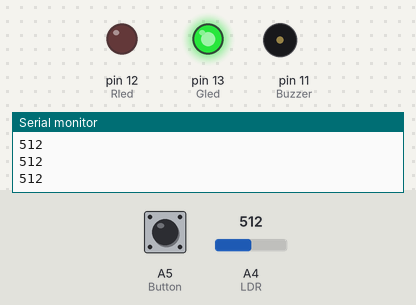
The sketch below on a simulated Arduino Uno, built with avr-gcc and run on an emulated ATmega328P. On the bench: output pins drawn as LEDs (lit = HIGH), buzzer (waves = sounding), the last lines printed to the serial monitor. The test bench sets the inputs (shaded band); at power-on: A4 (LDR) = 512, A5 (Button) LOW.

Above: at 1.2 s.
1.3 s: A4 (LDR) set to 21
2.8 s: A4 (LDR) set to 18
At 3.7 s:
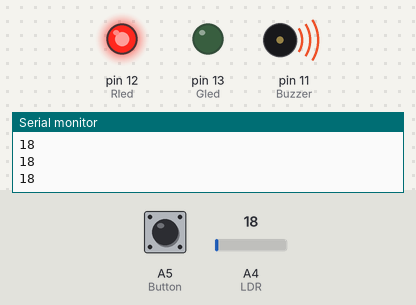
4.4 s: A5 (Button) pulled HIGH for 0.15 s
At 4.61 s:
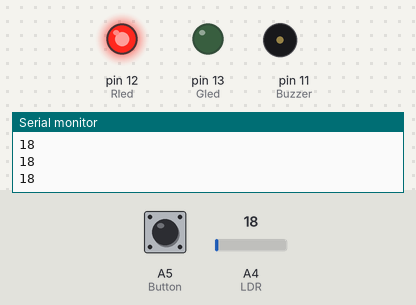
6.2 s: A5 (Button) pulled HIGH for 3.2 s
At 10.6 s:
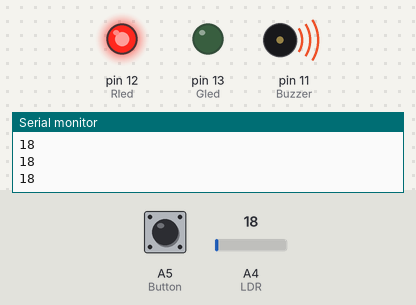
11.0 s: A4 (LDR) set to 122
At 11.9 s:
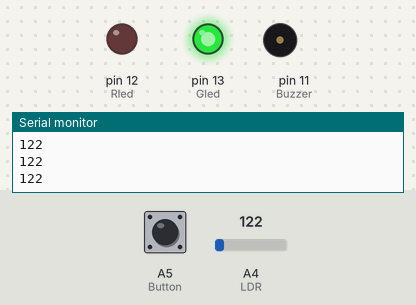
Timing chart, 0 to 13.6 s (numbered marks = the images above; inputs shaded):
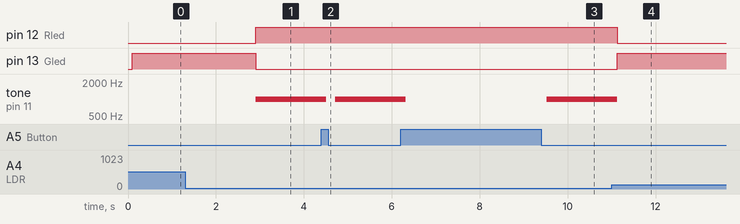

Measured:
- the behaviour switches between 20 and 19 on A4 (LDR) (found by bisection; images 0 and 1)
- after the input at 2.8 s, pin 12 (Rled): LOW → HIGH after 0.11 s; pin 13 (Gled): HIGH → LOW after 0.11 s; tone on pin 11 (Buzzer): silent → 1000 Hz after 0.11 s
- after the input at 4.4 s, tone on pin 11 (Buzzer): 1000 Hz → silent after 0.11 s, → 1000 Hz 0.20 s later
- after the input at 6.2 s, tone on pin 11 (Buzzer): 1000 Hz → silent after 0.12 s, → 1000 Hz 3.2 s later
- after the input at 11.0 s, pin 12 (Rled): HIGH → LOW after 0.13 s; pin 13 (Gled): LOW → HIGH after 0.13 s; tone on pin 11 (Buzzer): 1000 Hz → silent after 0.13 s

The sketch:

alarm.ino
```cpp
int LDR = A4;
int Button = A5;

int Gled = 13;
int Rled = 12;
int Buzzer = 11;

int buttonState;
int LDRState;

void setup() {
  Serial.begin(9600);

  //Inputs
  pinMode(LDR,INPUT);
  pinMode(Button,INPUT);

  //Outputs
  pinMode(Buzzer,OUTPUT);
  pinMode(Gled,OUTPUT);
  pinMode(Rled,OUTPUT);


}

void loop() {

  //button input
  buttonState = digitalRead(Button);
  //Serial.println(buttonState);
  //delay(1000);

  //LDR input
  LDRState = analogRead(LDR);
  Serial.println(LDRState);
  delay(100);

  if (LDRState < 20){
    digitalWrite(Rled,HIGH);
    digitalWrite(Gled,LOW);
    tone(Buzzer,1000);

    if (buttonState == 1) {
    digitalWrite(Rled,HIGH);
    digitalWrite(Gled,LOW);
    noTone(Buzzer);

  }


  }


  else if (LDRState > 20)  {
    digitalWrite(Rled,LOW);
    digitalWrite(Gled,HIGH);
    noTone(Buzzer);

  }

}
```
